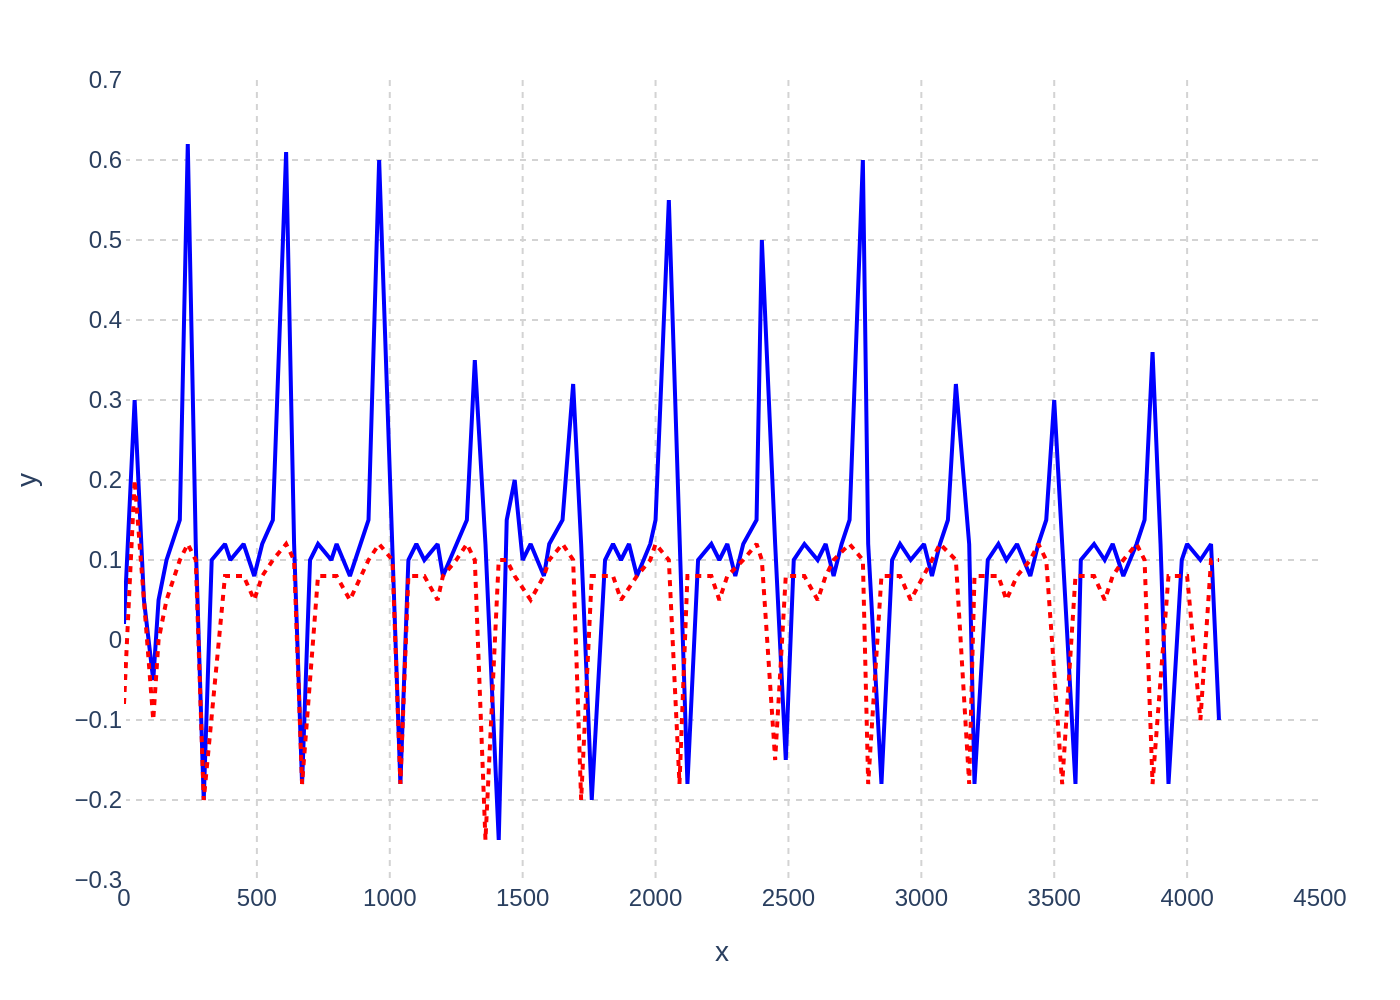

This figure's Python source:
import sys
import json
import plotly.graph_objects as go

def main():
    if len(sys.argv) != 2:
        print(f"Usage: python {sys.argv[0]} <json_file_path>")
        sys.exit(1)

    json_path = sys.argv[1]

    try:
        with open(json_path, 'r', encoding='utf-8') as f:
            chart_info = json.load(f)
    except FileNotFoundError:
        print(f"Error: JSON file not found at {json_path}")
        sys.exit(1)
    except json.JSONDecodeError:
        print(f"Error: Could not decode JSON from {json_path}")
        sys.exit(1)

    fig = go.Figure()

    for i, series in enumerate(chart_info['chart_data']):
        color = chart_info['colors'][i]
        # The second series in the original chart is dotted
        line_style = 'solid' if i == 0 else 'dot'
        
        fig.add_trace(go.Scatter(
            x=series['x'],
            y=series['y'],
            mode='lines',
            name=series.get('name', f'Series {i+1}'),
            line=dict(color=color, dash=line_style)
        ))

    texts = chart_info['texts']
    
    # Although title and subtitle are null, this handles them if they exist
    title_text = ""
    if texts.get("title"):
        title_text += f'<b>{texts["title"]}</b>'
    if texts.get("subtitle"):
        title_text += f'<br><sub>{texts["subtitle"]}</sub>'
        
    fig.update_layout(
        font=dict(family="Arial", size=12),
        title_text=title_text if title_text else None,
        title_x=0.5,
        xaxis_title=texts.get('x_axis_title'),
        yaxis_title=texts.get('y_axis_title'),
        plot_bgcolor='white',
        showlegend=False,
        margin=dict(l=60, r=40, t=40, b=60),
        xaxis=dict(
            range=[0, 4500],
            tickmode='array',
            tickvals=[0, 500, 1000, 1500, 2000, 2500, 3000, 3500, 4000, 4500],
            showgrid=True,
            gridcolor='#D3D3D3',
            gridwidth=1,
            griddash='dot'
        ),
        yaxis=dict(
            range=[-0.3, 0.7],
            tickmode='array',
            tickvals=[-0.3, -0.2, -0.1, 0, 0.1, 0.2, 0.3, 0.4, 0.5, 0.6, 0.7],
            showgrid=True,
            gridcolor='#D3D3D3',
            gridwidth=1,
            griddash='dot'
        )
    )
    
    output_filename_base = json_path.rsplit('.', 1)[0]
    output_png_path = f"{output_filename_base}.png"
    
    fig.write_image(output_png_path, scale=2)
    print(f"Chart saved to {output_png_path}")

if __name__ == "__main__":
    main()
